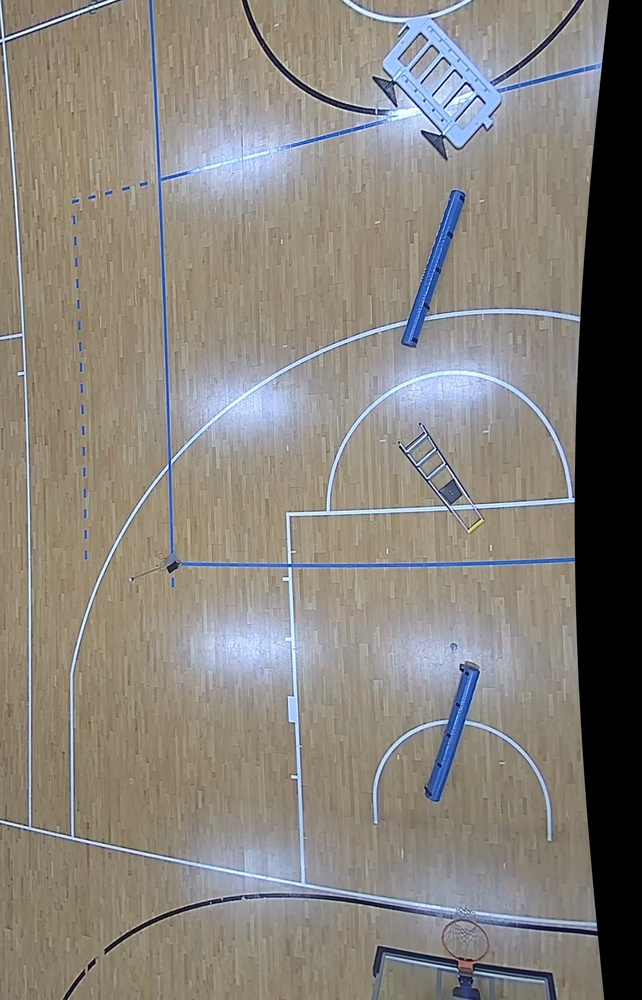
#> input picture Pictures/stitch_1.jpg, 642 x 1000 px, shrunk from 1151 x 1792 before the run, found by its file name
$ python imageStitching.py
#> lines starting #> are read from the running program, lines starting #| are printed output that depends on the picture
import cv2
import numpy as np


#Using blending window 40
image1 = cv2.imread('/Users/marihetlesaeter/Desktop/stitch_1.jpg')
#> image1 is the input picture: shape (1000, 642, 3); mean B, G, R 123.6, 130.3, 135
image2 = cv2.imread('/Users/marihetlesaeter/Desktop/stitch_2.jpg')
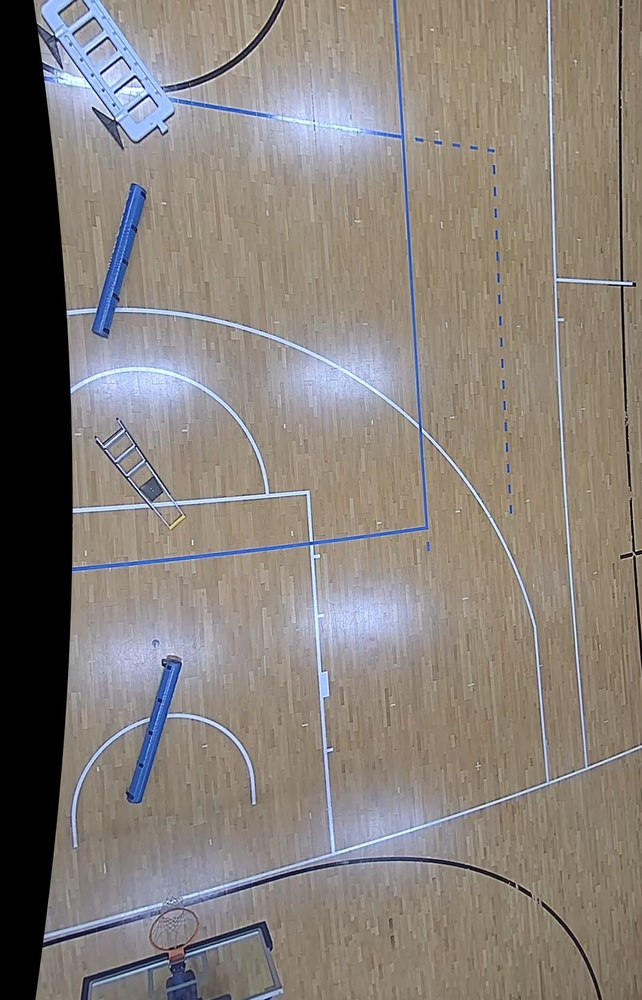
#> input picture Pictures/stitch_2.jpg, 642 x 1000 px, shrunk from 1151 x 1792 before the run, found by its file name
#> image2 is the input picture: shape (1000, 642, 3); mean B, G, R 121.3, 127.1, 134.2


def showMatches(matchesImage):
    cv2.imshow('Top Matches', matchesImage)
    cv2.imwrite('topMatches.jpg', matchesImage)
    cv2.waitKey(0)
    cv2.destroyAllWindows()

def createWindow(image1, image2):
    heightStitched = image1.shape[0]
    widthStitched = image1.shape[1] + image2.shape[1]
    return heightStitched, widthStitched


def getHomography(image1,image2):
    ratio = 0.70 #The ratio is usually between 0.6 and 0.8

    #Converting to grayscale
    gray1 = cv2.cvtColor(image1, cv2.COLOR_BGR2GRAY)
    gray2 = cv2.cvtColor(image2, cv2.COLOR_BGR2GRAY)

    #Find the keypoints and descriptor using SIFT
    sift = cv2.SIFT.create()
    keypoints1, descriptors1 = sift.detectAndCompute(gray1, None)
    keypoints2, descriptors2 = sift.detectAndCompute(gray2, None)

    #Getting the 2 best matches for each descriptor
    bf = cv2.BFMatcher()
    matches = bf.knnMatch(descriptors1, descriptors2, k=2)

    #Applying the ratio test
    goodMatches=[]
    goodPoints = []
    for m in matches:
        m1,m2 = m[0], m[1]
        if m1.distance < ratio * m2.distance:
            goodMatches.append([m1])
            goodPoints.append((m1.trainIdx, m1.queryIdx))

    #Drawing the top matches
    #matchesImage = cv2.drawMatchesKnn(image1, keypoints1, image2, keypoints2, goodMatches, None, flags=2)
    #showMatches(matchesImage)

    #Finding the coordinates of the good matches and computing the homography matrix
    if len(goodPoints) >= 4:
        image1Keypoints = np.float32([keypoints1[m1.queryIdx].pt for [m1] in goodMatches])
        image2Keypoints = np.float32([keypoints2[m1.trainIdx].pt for [m1] in goodMatches])
        H, _ = cv2.findHomography(image2Keypoints, image1Keypoints, cv2.RANSAC,5.0)
    else: print("Not enough matches to compute homography")
    return H


def createMask(image1,image2,image):
    #Size of blending region
    blendingRegionSize= int(40)

    #Finding the barrier (to the left of where the first image ends)
    barrier = image1.shape[1] - int(blendingRegionSize*4)

    #Dimension calculation for the new, stitched image and fill with zeros
    heightStitched, widthStitched = createWindow(image1, image2)
    mask = np.zeros((heightStitched, widthStitched))

    #Setting the area to the left of the left barrier, and to the right of the right barrier to the original pixel value
    if image == 'leftImage':
        mask[:, barrier-blendingRegionSize:barrier+ blendingRegionSize] = np.tile(np.linspace(1, 0, 2 * blendingRegionSize ).T, (heightStitched, 1)) #Defining pixel value of the blending area
        mask[:, :barrier-blendingRegionSize] = 1 #Setting all pixels to the left of the barrier to 1
    else:
        mask[:, barrier- blendingRegionSize:barrier +  blendingRegionSize] = np.tile(np.linspace(0, 1, 2 *  blendingRegionSize ).T, (heightStitched, 1))
        mask[:, barrier+blendingRegionSize:] = 1 #Setting all pixels to the right of the barrier to 1

    return cv2.merge([mask, mask, mask]) #merging into a color image


def stitchingImages(image1,image2):
    #Creating the final image with all pixel values set to zero
    heightStitched, widthStitched = createWindow(image1, image2)
    leftImagePixels = np.zeros((heightStitched, widthStitched, 3)) #3 represents rgb

    #Dimensions for the image to the left
    leftHeight = image1.shape[0]
    leftWidth = image1.shape[1]

    #Calculate homography matrix, and perform perspective transformation to make the right part adjust to the left part of the image
    H = getHomography(image1,image2)
    perspectiveTransformation = cv2.warpPerspective(image2, H, (widthStitched, heightStitched))

    #Calculating the pixel values for the right part of the final result
    rightMask = createMask(image1,image2,image='rightImage')
    rightPart = perspectiveTransformation*rightMask

    #Calculating the pixel values for the left part of the final result
    leftMask = createMask(image1,image2,image='leftImage')
    leftImagePixels[0:leftHeight, 0:leftWidth, :] = image1
    leftImagePixels *= leftMask #Multiplying each pixel in the left part with the pixel values of the left mask.Pixels inside blending area will blend gradually
    leftPart = leftImagePixels

    #Combining the left and right part into the final stitched image
    finalResult=leftPart + rightPart
    return finalResult


#Saving the final result as a image
stitchedImage = stitchingImages(image1,image2)
#> in stitchingImages, `heightStitched, widthStitched = createWindow(image1, image2)`: heightStitched = 1000; widthStitched = 1284
#> in getHomography, `gray1 = cv2.cvtColor(image1, cv2.COLOR_BGR2GRAY)`:
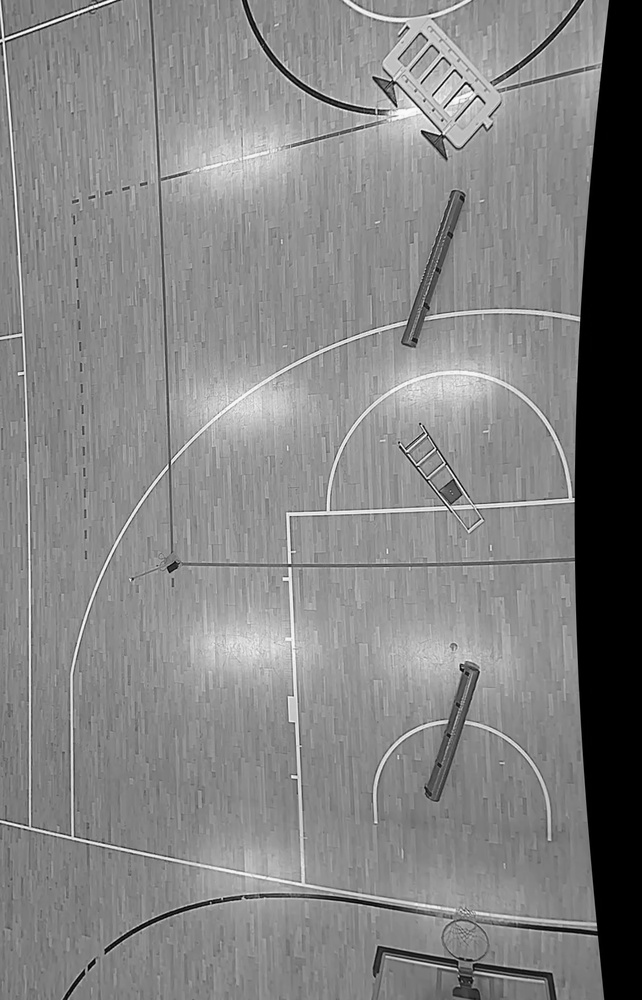
#> gray1: shape (1000, 642); min 0, max 254, mean 131
#> in getHomography, `gray2 = cv2.cvtColor(image2, cv2.COLOR_BGR2GRAY)`:
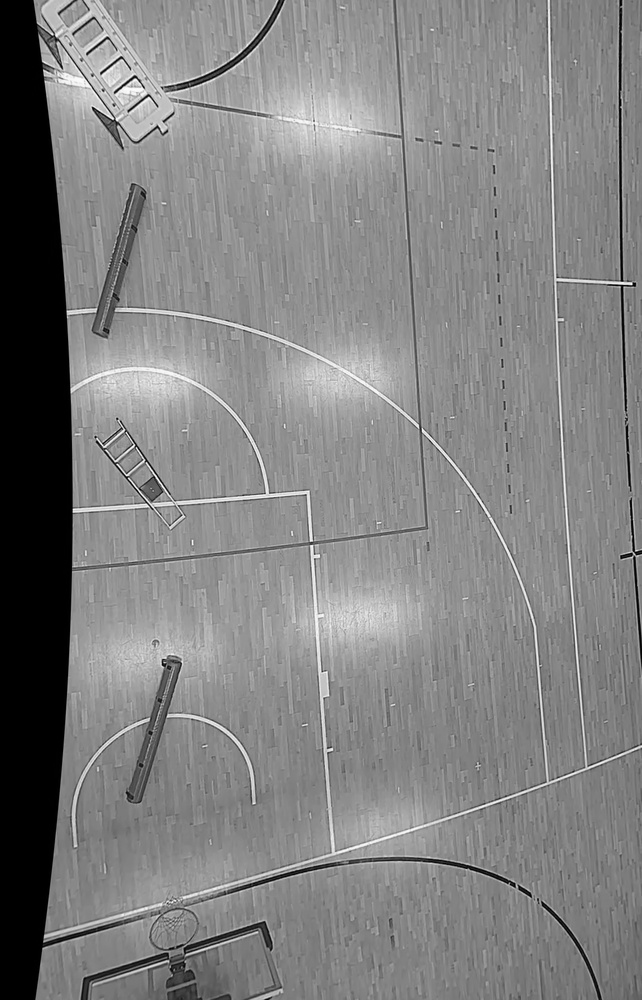
#> gray2: shape (1000, 642); min 0, max 254, mean 128.6
#> in getHomography, `keypoints1, descriptors1 = sift.detectAndCompute(gray1, None)`: keypoints1 = 935 keypoints; strongest (x, y, size): (466, 83, 2.2), (422, 132, 2.6), (396, 105, 2), (407, 28, 2.4)
#> in getHomography, `keypoints2, descriptors2 = sift.detectAndCompute(gray2, None)`: keypoints2 = 992 keypoints; strongest (x, y, size): (101, 73, 2), (93, 108, 2), (631, 284, 1.9), (115, 92, 2.1)
#> in getHomography, `matches = bf.knnMatch(descriptors1, descriptors2, k=2)`: matches = 935 matches
#> after the loop in getHomography, `for m in matches:`: goodMatches = 97 matches; goodPoints = 97 pairs, first value 20 to 950, second value 31 to 912
#> in getHomography, `image1Keypoints = np.float32([keypoints1[m1.queryIdx].pt for [m1] in g..`: image1Keypoints = 97 pairs, first value 23.84 to 581.3, second value 13.84 to 979.4
#> in getHomography, `image2Keypoints = np.float32([keypoints2[m1.trainIdx].pt for [m1] in g..`: image2Keypoints = 97 pairs, first value 53.04 to 621.9, second value 9.74 to 984
#> in getHomography, `H, _ = cv2.findHomography(image2Keypoints, image1Keypoints, cv2.RANSAC..`: H = [[0.353, -0.0186, 352.1], [-0.45, 0.875, 68.92], [-0.000888, 9.33e-06, 1]]
#> in stitchingImages, `perspectiveTransformation = cv2.warpPerspective(image2, H, (widthStitc..`:
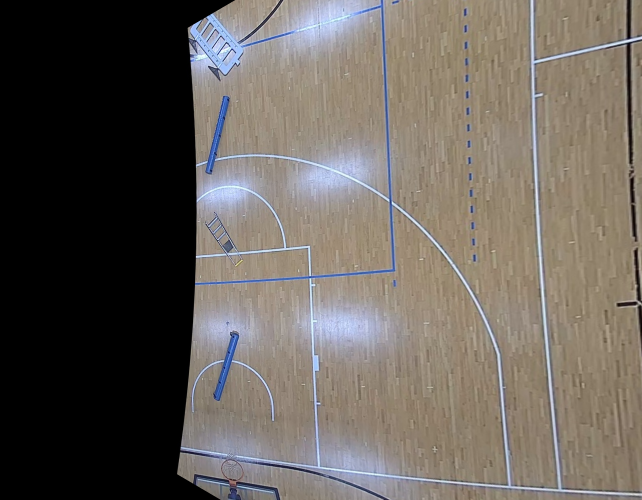
#> perspectiveTransformation: shape (1000, 1284, 3) (shown at 1/2 size); mean B, G, R 90.7, 97.2, 103.8
#> in createMask, `heightStitched, widthStitched = createWindow(image1, image2)`: heightStitched = 1000; widthStitched = 1284
#> call 2 of createMask, with image = 'leftImage'
#> in createMask (call 2), `mask[:, :barrier-blendingRegionSize] = 1`:
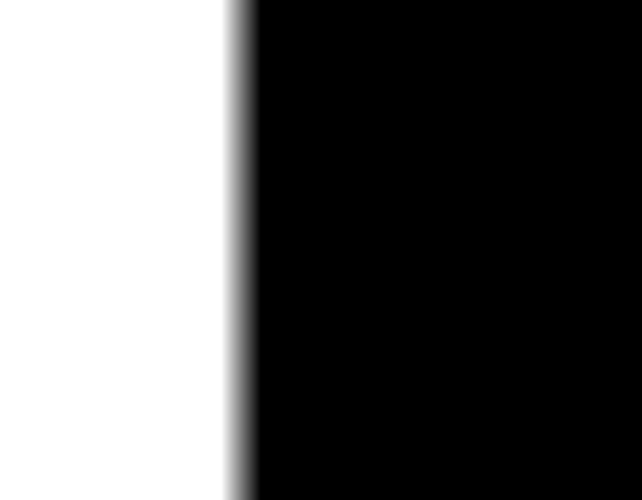
#> mask: shape (1000, 1284) float64 (shown at 1/2 size); min 0, max 1, mean 0.375
#> in stitchingImages, `leftImagePixels *= leftMask`:
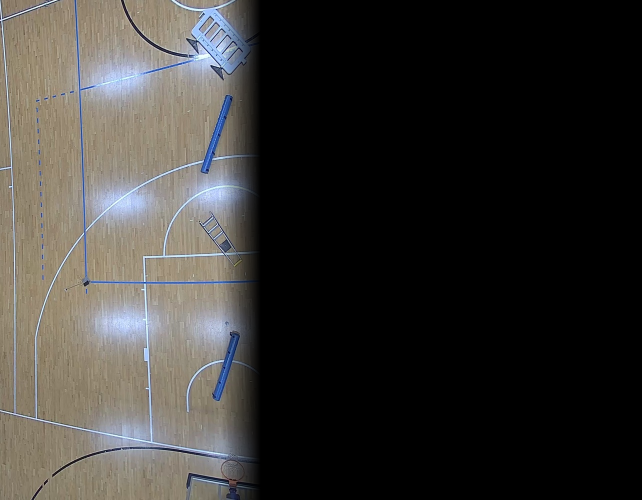
#> leftImagePixels: shape (1000, 1284, 3) float64 (shown at 1/2 size); mean B, G, R 50.9, 53.9, 55.9
#> in stitchingImages, `finalResult=leftPart + rightPart`:
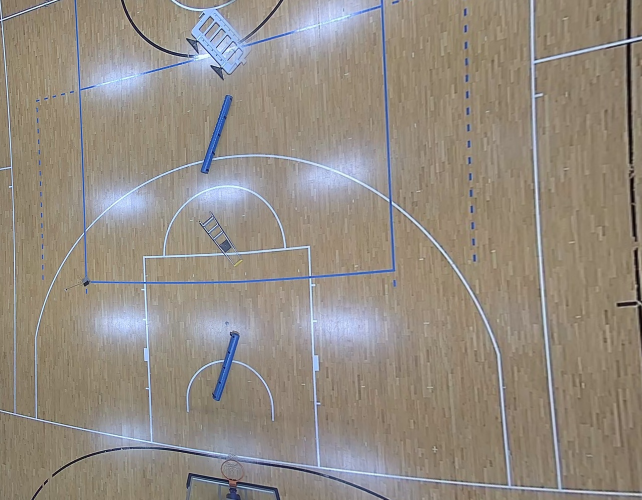
#> finalResult: shape (1000, 1284, 3) float64 (shown at 1/2 size); mean B, G, R 130.3, 140.4, 148.9; drawn with min black and max white
cv2.imwrite('StitchingResult.jpg', stitchedImage)
